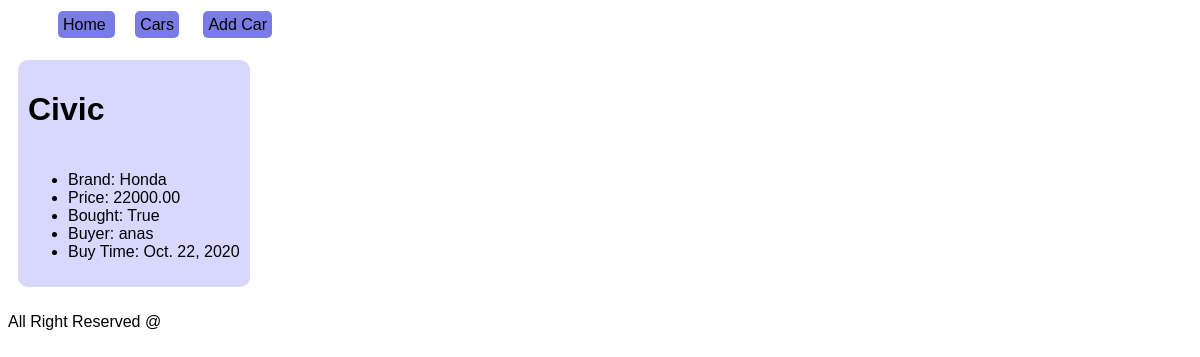
Screenshot of /car_details/35/ with the database file from the repository.
### cars/models.py (models this page shows, shortened)
class Car(models.Model):
  model = models.CharField(max_length=16,blank=False,null=False)
  brand = models.CharField(max_length=16,blank=False,null=False)
  price = models.DecimalField(max_digits=10,decimal_places=2,blank=False,null=False)
  is_bought = models.BooleanField(default=False,blank=False,null=False)
  buyer_id = models.ForeignKey(get_user_model(),on_delete=models.CASCADE,blank=True,null=True)
  buy_time  = models.DateField(blank=True,null=True)

### cars/views.py (the view)
# urls.py: path('car_details/<int:pk>/',CarDetailsView.as_view(),name='car_details'),
class CarDetailsView(DetailView):
  model = Car
  template_name = 'cars/car_details.html'
  context_object_name = 'car'

### cars/templates/cars/car_details.html
{% extends 'cars/base.html'%}
{% load static %}
{% block body %}
<div>
  <h1>{{car.model}}</h1>
<ul>
  <li>Brand: {{car.brand}}</li>
  <li>Price: {{car.price}}</li>
  <li>Bought: {{car.is_bought}}</li>
  <li>Buyer: {{car.buyer_id}}</li>
  <li>Buy Time: {{car.buy_time}}</li>
</ul>
</div>
{% endblock %}

### cars/static/cars/styles.css (style rules this page uses)
body { font-family: sans-serif; }
main div { margin: 10px; background-color:rgb(216, 216, 255); display: flex; width: fit-content; border-radius: 10px; padding: 10px; gap: 5px; flex-direction: column; }

### rows the page displays
Car: model "Civic", brand "Honda", price "22000.00", is_bought "True", buyer_id "anas", buy_time "Oct. 22, 2020"
